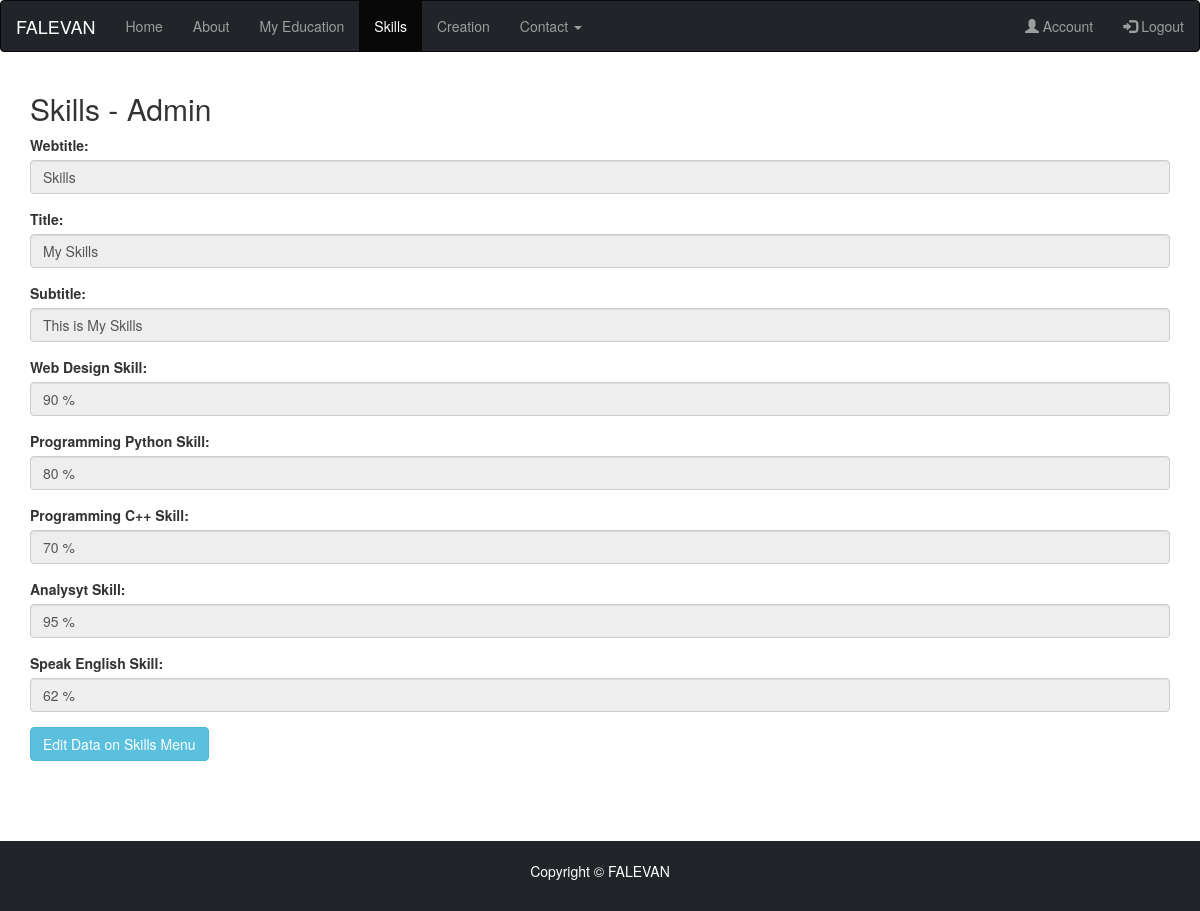
/admin/skills-adm.php, run on the app's committed database.
### tables this page shows
CREATE TABLE `skills` (
  `id` int(10) NOT NULL,
  `webtitle` varchar(50) NOT NULL,
  `title` varchar(50) NOT NULL,
  `subtitle` varchar(50) NOT NULL,
  `widthwd` int(3) NOT NULL,
  `widthpp` int(3) NOT NULL,
  `widthpc` int(3) NOT NULL,
  `widthaa` int(3) NOT NULL,
  `widthse` int(3) NOT NULL
);

### admin/skills-adm.php (the view, shortened to what this page needs)
<!DOCTYPE html>
<html lang="en">
    <head>
        <?php
            include_once "../koneksi.php";
            $strSql = "SELECT * FROM skills";
            $result = mysqli_query($conn, $strSql);
            if (mysqli_num_rows($result) > 0) {
                while($row = mysqli_fetch_assoc($result)) {
        ?>
        <link rel="stylesheet" href="https://maxcdn.bootstrapcdn.com/bootstrap/3.4.1/css/bootstrap.min.css">
    </head>
    <body>
        <nav class="navbar navbar-inverse" style="background-color: #212529;">
            <div class="container-fluid">
                <div class="navbar-header">
                    <a class="navbar-brand" style="color:white;" href="admin.php">FALEVAN</a>
                </div>
                <ul class="nav navbar-nav">
                    <li><a href="admin.php">Home</a></li>
                    <li><a href="about-adm.php">About</a></li>
                    <li><a href="myeducation-adm.php">My Education</a></li>
                    <li class="active"><a href="skills-adm.php">Skills</a></li>
                    <li><a href="creation-adm.php">Creation</a></li>
                    <li class="dropdown"><a class="dropdown-toggle" data-toggle="dropdown" href="#">Contact <span class="caret"></span></a>
                    </li>
                </ul>
                <ul class="nav navbar-nav navbar-right">
                    <li><a href="account-adm.php"><span class="glyphicon glyphicon-user"></span> Account</a></li>
                    <li><a href="logout-adm.php"><span class="glyphicon glyphicon-log-in"></span> Logout</a></li>
                </ul>
            </div>
        </nav>
        <div class="container">
            <div class="row">
                <div class="col-md-12">
                    <h2>Skills - Admin</h2>
                    <form id="myform" method="post" action="skills-adm-edit.php">
                    <div class="form-group">
                            <label>Webtitle:</label>
                            <input type="text" class="form-control" placeholder="-" name="webtitle"
                            value="<?php echo $row["webtitle"] ?>" readonly>
                        </div>
                        <div class="form-group">
                            <label>Title:</label>
                            <input type="text" class="form-control" placeholder="-" name="title"
                            value="<?php echo $row["title"] ?>" readonly>
                        </div>
                        <div class="form-group">
                            <label>Subtitle:</label>
                            <input type="text" class="form-control" placeholder="-" name="subtitle"
                            value="<?php echo $row["subtitle"] ?>" readonly>
                        </div>
                        <div class="form-group">
                            <label>Web Design Skill:</label>
                            <input type="text" class="form-control" placeholder="-" name="widthwd"
                            value="<?php echo $row["widthwd"] ?> %" readonly>
                        </div>
                        <div class="form-group">
                            <label>Programming Python Skill:</label>
                            <input type="text" class="form-control" placeholder="-" name="widthpp"
                            value="<?php echo $row["widthpp"] ?> %" readonly>
                        </div>
                        <div class="form-group">
                            <label>Programming C++ Skill:</label>
                            <input type="text" class="form-control" placeholder="-" name="widthpc"
                            value="<?php echo $row["widthpc"] ?> %" readonly>
                        </div>
                        <div class="form-group">
                            <label>Analysyt Skill:</label>
                            <input type="text" class="form-control" placeholder="-" name="widthaa"
                            value="<?php echo $row["widthaa"] ?> %" readonly>
                        </div>
                        <div class="form-group">
                            <label>Speak English Skill:</label>
                            <input type="text" class="form-control" placeholder="-" name="widthse"
                            value="<?php echo $row["widthse"] ?> %" readonly>
                        </div>
                        <a href="skills-adm-edit.php?id=<?php echo $row["id"] ?>" class="btn btn-info">Edit Data on Skills Menu</a>
                    </form><br><br><br><br>
                </div>
            </div>
        </div>
        <?php
                }
            } else {
              echo "Bad results";
            }include "footer-adm.php";
        ?>
    </body>
</html>

### data on the page
skills: webtitle "Skills", title "My Skills", subtitle "This is My Skills", widthwd "90 %", widthpp "80 %", widthpc "70 %", widthaa "95 %", widthse "62 %"
